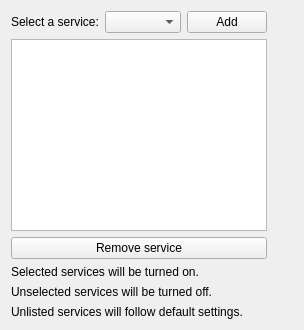
       <widget class="QWidget" name="services_tab">
        <property name="enabled">
         <bool>true</bool>
        </property>
        <attribute name="title">
         <string>Services</string>
        </attribute>
        <layout class="QGridLayout" name="gridLayout_5">
         <item row="8" column="0" rowspan="2">
          <widget class="QListWidget" name="services_list">
           <property name="sizePolicy">
            <sizepolicy hsizetype="Expanding" vsizetype="Minimum">
             <horstretch>0</horstretch>
             <verstretch>0</verstretch>
            </sizepolicy>
           </property>
          </widget>
         </item>
         <item row="11" column="0" colspan="2">
          <widget class="QLabel" name="label_7">
           <property name="text">
            <string>Selected services will be turned on.</string>
           </property>
          </widget>
         </item>
         <item row="13" column="0" colspan="2">
          <widget class="QLabel" name="label_9">
           <property name="text">
            <string>Unlisted services will follow default settings.</string>
           </property>
          </widget>
         </item>
         <item row="12" column="0" colspan="2">
          <widget class="QLabel" name="label_8">
           <property name="text">
            <string>Unselected services will be turned off.</string>
           </property>
          </widget>
         </item>
         <item row="2" column="0">
          <layout class="QHBoxLayout" name="horizontalLayout_7">
           <item>
            <widget class="QLabel" name="label_6">
             <property name="text">
              <string>Select a service:</string>
             </property>
            </widget>
           </item>
           <item>
            <widget class="QComboBox" name="service_line_edit">
             <property name="sizePolicy">
              <sizepolicy hsizetype="Expanding" vsizetype="Fixed">
               <horstretch>0</horstretch>
               <verstretch>0</verstretch>
              </sizepolicy>
             </property>
             <property name="toolTip">
              <string>Services listed here are explicitly supported by the qube. Additional services may be added with the '+' button on the right.</string>
             </property>
             <property name="currentText">
              <string/>
             </property>
            </widget>
           </item>
           <item>
            <widget class="QPushButton" name="add_srv_button">
             <property name="text">
              <string>Add</string>
             </property>
             <property name="icon">
              <iconset resource="../resources.qrc">
               <normaloff>:/add.png</normaloff>:/add.png</iconset>
             </property>
             <property name="iconSize">
              <size>
               <width>24</width>
               <height>24</height>
              </size>
             </property>
            </widget>
           </item>
          </layout>
         </item>
         <item row="10" column="0">
          <widget class="QPushButton" name="remove_srv_button">
           <property name="text">
            <string>Remove service</string>
           </property>
           <property name="icon">
            <iconset resource="../resources.qrc">
             <normaloff>:/remove.png</normaloff>:/remove.png</iconset>
           </property>
           <property name="iconSize">
            <size>
             <width>24</width>
             <height>24</height>
            </size>
           </property>
          </widget>
         </item>
         <item row="9" column="1">
          <spacer name="verticalSpacer_5">
           <property name="orientation">
            <enum>Qt::Vertical</enum>
           </property>
           <property name="sizeHint" stdset="0">
            <size>
             <width>20</width>
             <height>40</height>
            </size>
           </property>
          </spacer>
         </item>
        </layout>
       </widget>
